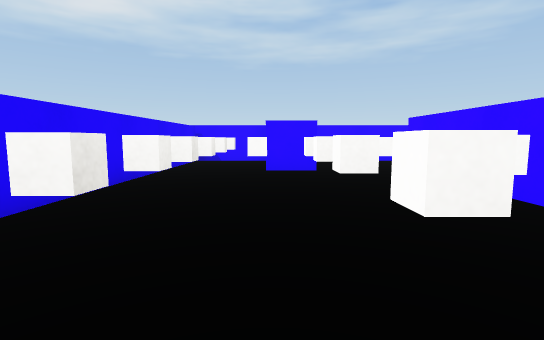
View 1 (above)

22 first-person views from a walk through a 3-D level made in the Unity game engine. The camera is 0.62 m above the floor, tilts 6° down and sees 85° across. The floor is counted in squares, 1 m on a side. Each view is taken from the middle of a square. On the plan, view 1 faces up. The plan holds only what a view shows up to about 9 squares ahead; the rest is blank. Surface patterns are stand-ins for the level's own textures.

View 2
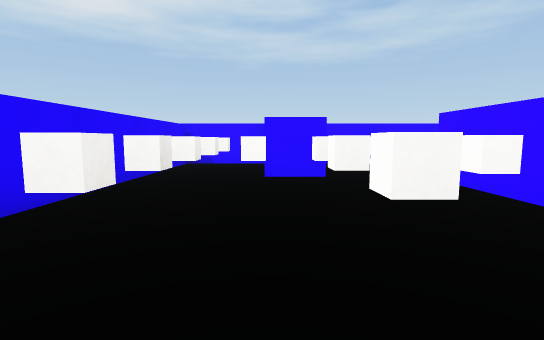

View 3
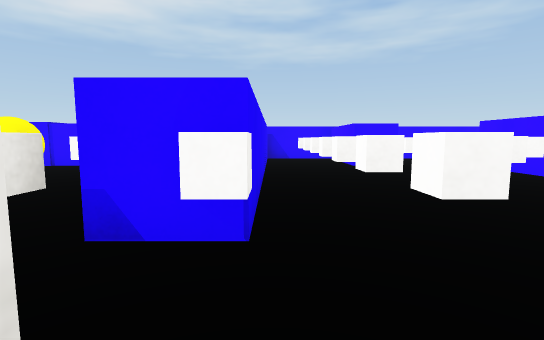

View 4
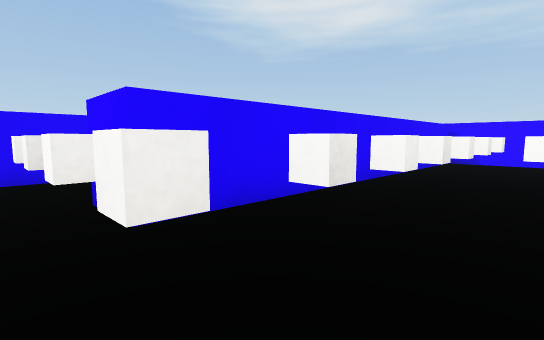

View 5
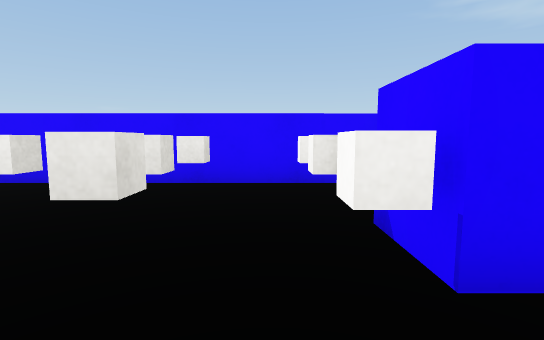

View 6
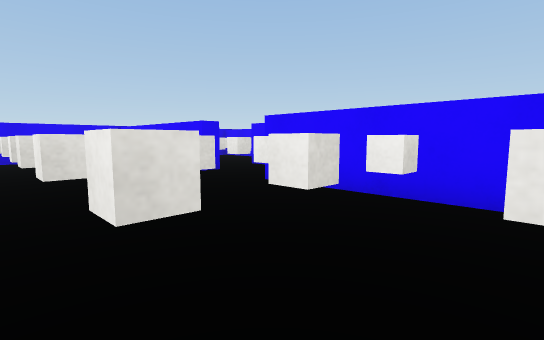

View 7
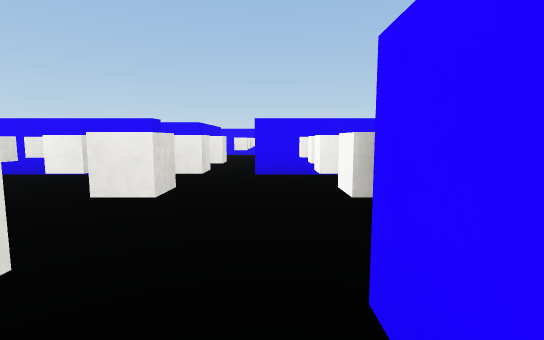

View 8
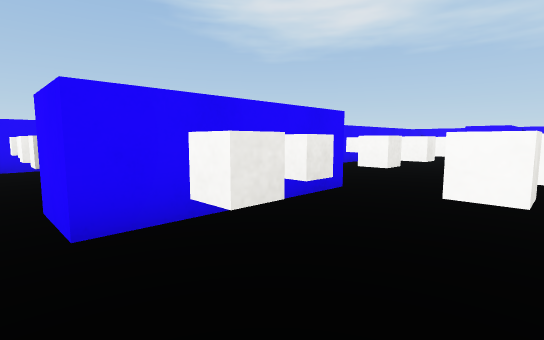

View 9
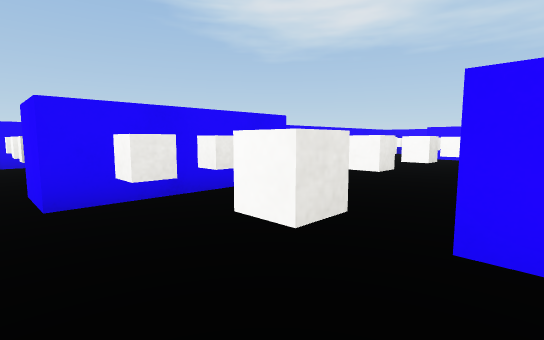

View 10
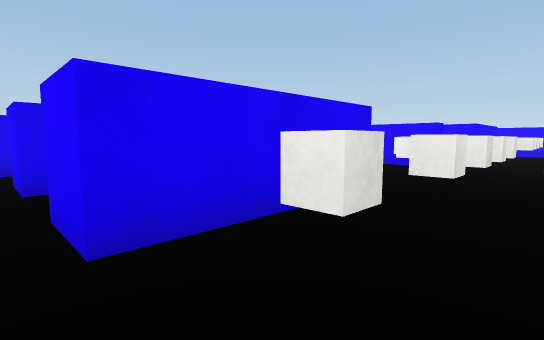

View 11
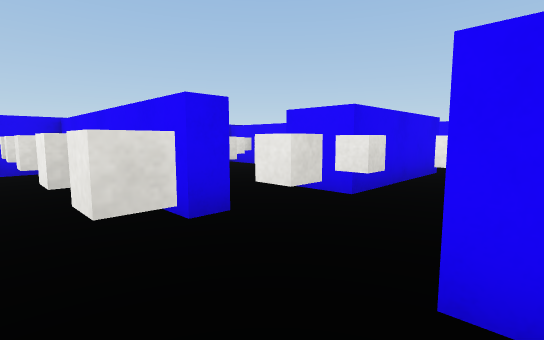

View 12
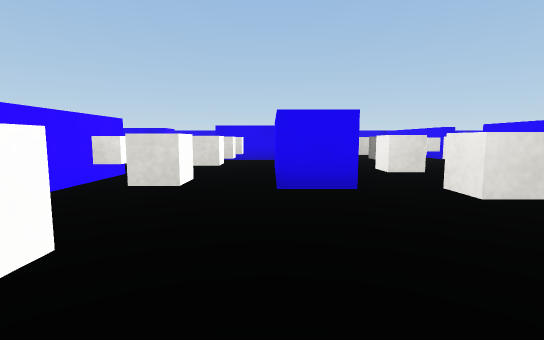

View 13
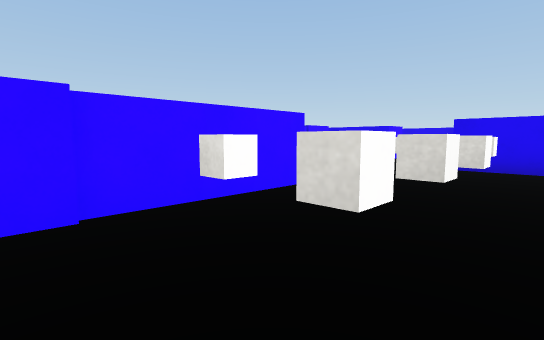

View 14
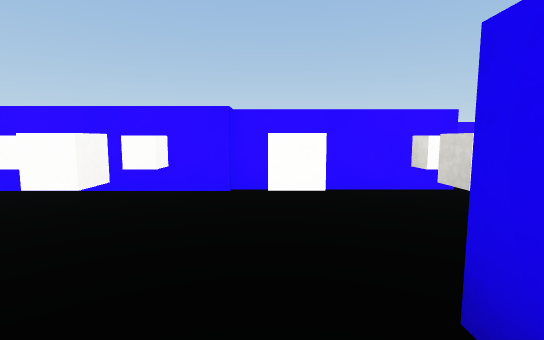

View 15
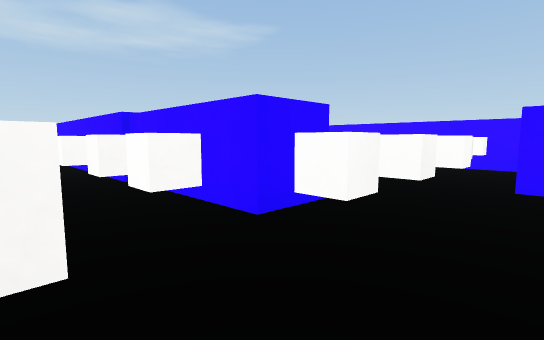

View 16
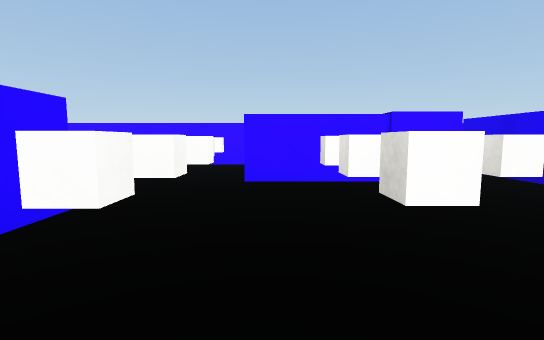

View 17
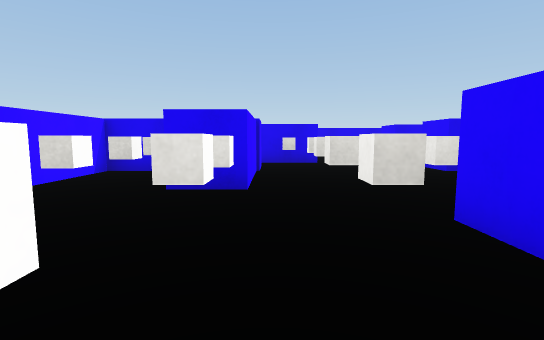

View 18
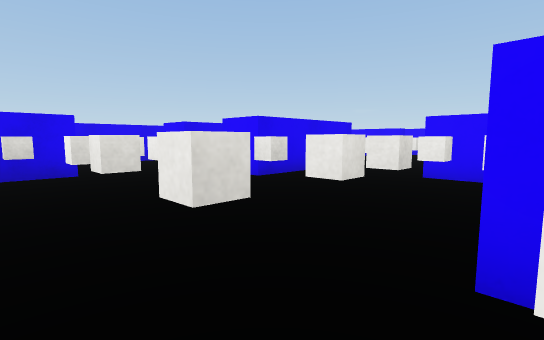

View 19
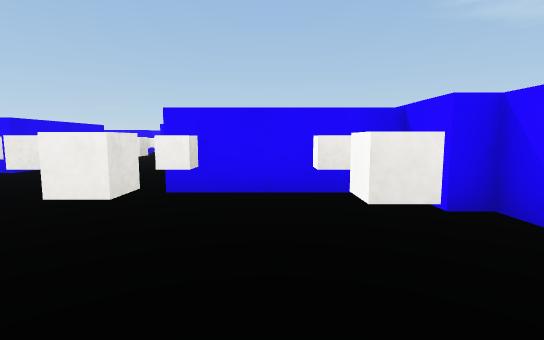

View 20
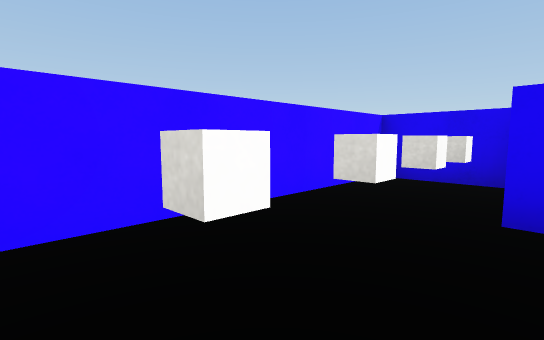

View 21
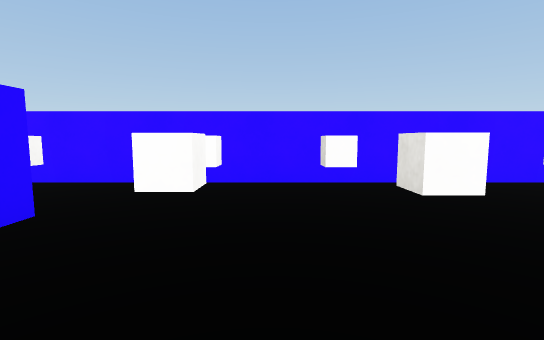

View 22
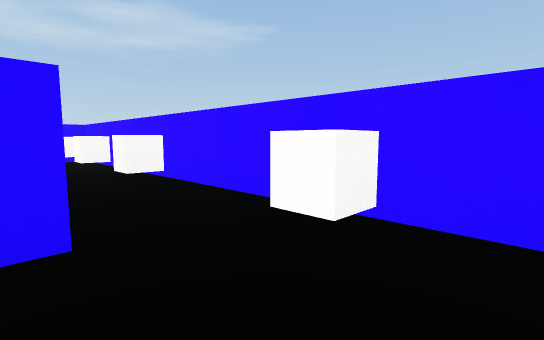

### Floor plan
Points are (right, up) in squares from view 1. A wall is a line through its corners. A room is listed if a view was taken in it or the views show most of it. See-through windows are left out.
Room 1 (views 1, 2, 4, 5, 12, 13, 14)
walls: (1, 5.8) (-0.1, 5.8) (-0.1, 8.1); (-0.5, -0.6) (-0.1, -0.6); (2.6, -0.5) (2.6, 5.5); (-0.1, 8.4) (-2.1, 8.4) (-2.1, 0.8)
ways out: opening at (-1.5, 0) to room 2
objects: other object (-2, 0); other object (-1, 1); other object (-1, 2); other object (-1, 3); other object (-1, 4); other object (-1, 5); other object (-1, 6); other object (-1, 7) to (-1, 8); other object (0, 5); other object (1, 0); other object (1, 1); other object (1, 3); other object (1, 4); other object (1, 5); other object (2, 0); other object (2, 1); other object (2, 2); other object (2, 3) to (2, 4); other object (2, 5)
Room 2 (views 3, 6, 11)
walls: (-1.4, -5.7) (-0.4, -5.7); (-5.1, -6) (-5.1, -9.5); (-2.1, 0.8) (-3.2, 0.8); (-5.1, 1.5) (-5.1, -4.4)
ways out: opening at (-1.5, 0) to room 1; opening at (0, -4.5) to room 3; opening at (-4, 1)
objects: other object (-5, -5); other object (-4, -9); other object (-4, -7); other object (-4, -6); other object (-4, -5); other object (-4, -3); other object (-4, -2); other object (-4, -1); other object (-4, 0); other object (-3, -7); other object (-3, -6); other object (-3, -5); other object (-3, -3); other object (-3, -2); other object (-3, -1); other object (-3, 0); other object (-2, -8); other object (-2, -7); other object (-2, -6); other object (-2, -5); other object (-2, -3); other object (-2, -2); other object (-1, -5); other object (-1, -3); other object (-1, -2); other object (-1, -1)
Room 3 (views 7, 8, 9, 10, 15, 16, 17, 18, 19, 20, 21, 22)
walls: (4.5, 0.5) (3.6, 0.5) (3.6, -2.2) (2.6, -2.2) (2.6, -0.5); (6.5, -5.7) (8.2, -5.7) (8.2, 1); (5.3, -6.5) (5.3, -3.6) (6.4, -3.6); (5, 0.8) (4.5, 0.8); (-0.1, -0.6) (-0.1, -3.6) (-0.5, -3.6); (-0.4, -5.7) (1.6, -5.7) (1.6, -6.5)
ways out: opening at (0, -4.5) to room 2
objects: other object (0, -5); other object (1, -5); other object (1, -3); other object (1, -2); other object (1, -1); other object (2, -5); other object (2, -3); other object (2, -2); other object (2, -1); other object (3, -6); other object (3, -5); other object (3, -3); other object (4, -6); other object (4, -5); other object (4, -3); other object (4, -2); other object (4, 0); other object (6, -3); other object (6, -2); other object (6, 0); other object (7, -5); other object (7, -4); other object (7, -3); other object (7, -2); other object (7, 0)

Where each view was taken, in squares from view 1:
view 1: 0 up, 0 right, facing up
view 2: 1 up, 0 right, facing up
view 3: 1 down, 2 left, facing up
view 4: 0 up, 0 right, facing up-left
view 5: 0 up, 1 left, facing left
view 6: 1 down, 2 left, facing down-left
view 7: 4 down, 0 right, facing left
view 8: 4 down, 2 right, facing up-left
view 9: 4 down, 3 right, facing up-left
view 10: 4 down, 2 right, facing down-left
view 11: 4 down, 4 left, facing down-left
view 12: 3 up, 0 right, facing down
view 13: 1 up, 0 right, facing down-right
view 14: 0 up, 1 left, facing right
view 15: 4 down, 1 right, facing up-right
view 16: 4 down, 1 right, facing right
view 17: 0 up, 5 right, facing down
view 18: 2 down, 5 right, facing down-left
view 19: 1 down, 7 right, facing left
view 20: 1 down, 6 right, facing down-right
view 21: 1 down, 4 right, facing right
view 22: 1 down, 6 right, facing up-right
